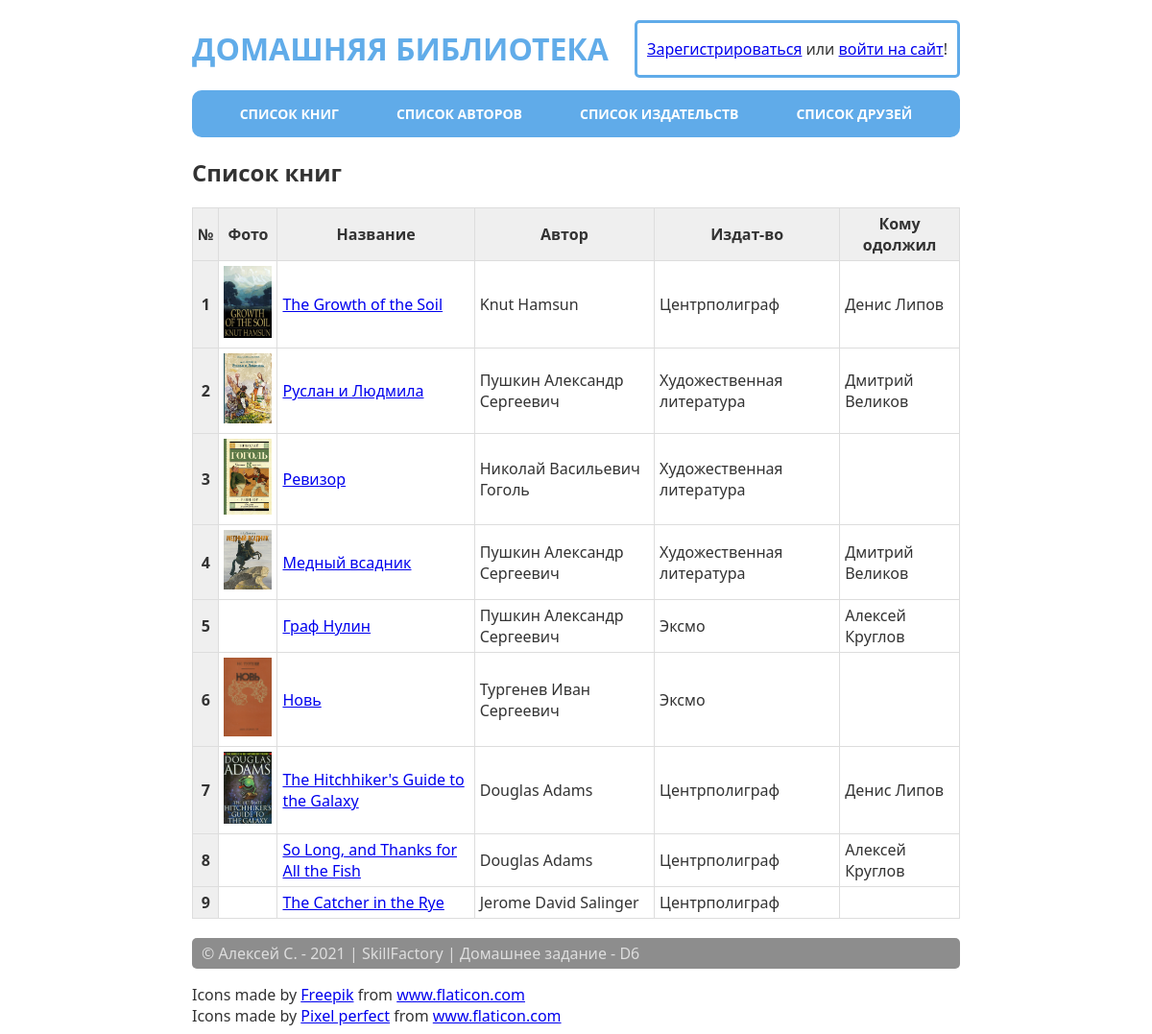
The page / on the database its author committed.
### home_library/models.py (models this page shows, shortened)
class Book(models.Model):
    ISBN = models.CharField(max_length=13,
                            verbose_name=_("Международный стандартный "
                                           "книжный номер"))
    title = models.TextField(verbose_name=_("Название"))
    description = models.TextField(verbose_name=_("Аннотация"))
    year_release = models.SmallIntegerField(verbose_name=_("Год издания"))
    copy_count = models.SmallIntegerField(verbose_name=_("Число копий"), null=True)
    price = models.DecimalField(max_digits=12, decimal_places=2, null=True,
                                verbose_name=_("Цена"))
    author = models.ForeignKey("home_library.Author", on_delete=models.CASCADE,
                               verbose_name=_("Автор"), related_name="book_author")
    publisher = models.ForeignKey("home_library.publisher", on_delete=SET_NULL, null=True,
                                  verbose_name=_("Издательство"), related_name="book_publisher")
    friends = models.ForeignKey("home_library.Friend", on_delete=SET_NULL, null=True, verbose_name=_("Должник"), related_name="book_friend")
    photo = models.ImageField(upload_to='book_photo', blank=True, verbose_name=_("Изображение книги"), null=True)

class Author(models.Model):
    full_name = models.TextField(verbose_name=_("Имя автора"))
    birth_year = models.SmallIntegerField(verbose_name=_("Год рожения"))
    country = models.CharField(max_length=2, verbose_name=_("Страна"))

class Publisher(models.Model):
    name = models.TextField(verbose_name='Название')
    address = models.TextField(verbose_name='Юридический адрес')
    web = models.TextField(verbose_name='Web-сайт')

class Friend(models.Model):
    full_name = models.TextField(verbose_name=_("Имя друга"))
    address = models.TextField(verbose_name=_("Адрес"))
    phone = models.TextField(verbose_name=_("Телефон"))

### home_library/views.py (the view)
# urls.py: path('', BookList.as_view(), name='index'),
class BookList(authView, ListView):
    model = Book
    context_object_name = "books"
    template_name = "book_list.html"

### home_library/views.py (called while the page is built)
    def get_context_data(self, **kwargs):
        context = super().get_context_data(**kwargs)
        context['show_login'] = True
        if self.request.user.is_authenticated:
            context['username'] = self.request.user.username
            if SocialAccount.objects.filter(user=self.request.user).exists():
                context['extra_data'] = SocialAccount.objects.get(user=self.request.user).extra_data
        return context

### templates/home_library/book_list.html (shortened to what this page needs)
{% extends 'base.html' %}
{% block extra_content %}
{% load static %}
<h2>Cписок книг</h2>
<table class="table-book">
    <thead>
        <tr>
            <th scope="col">№</th>
            <th scope="col">Фото</th>
            <th scope="col">Название</th>
            <th scope="col">Автор</th>
            <th scope="col">Издат-во</th>
            <th scope="col" colspan="2">Кому одолжил</th>
        </tr>
    </thead>
    {% for book in books %}
    <tr>
        <th scope="row">{{ forloop.counter }}</th>
        <td>
            {% if book.photo %}
            <img src="{{ book.photo.url }}" alt="" width="50px" height="auto">
            {% endif %}
        </td>
        <td><a href="{% url 'home_library:book_detail' book.pk %}">{{ book.title }}</a></td>
        <td>{{ book.author.full_name }}</td>
        <td>{{ book.publisher.name }}</td>
        <td>{{ book.friends.full_name }}</td>
    </tr>
    {% endfor %}
</table>
{% endblock %}

### templates/home_library/base.html (shortened to what this page needs)
<!DOCTYPE html>
<html lang="en">
{% load static %}
<head>
    <link rel="stylesheet" href="{% static 'css/style.css' %}">
</head>
<body>
    <div class="wrapper">
        <header>
            <div>
                <h1><a href="{% url 'home_library:index' %}"> Домашняя библиотека</h1></a>
            </div>
            {% if show_login %}
            <div class="header-account">
                {% if username %}
                {% if extra_data.avatar_url %}
                <img src="{{ extra_data.avatar_url }}" alt="" width="50px" height="auto">
                {% endif %}
                <p>Привет, <a href="{% url 'home_library:user_edit' user.id %}">
                        {{ username }}
                    </a> ! <a href="/accounts/logout"> Выйти</a></p>
                {% else %}
                <p><a href="/accounts/signup/">Зарегистрироваться</a> или <a href="/accounts/login/">войти на
                        сайт</a>!</p>
                {% endif %}
            </div>
            {% endif %}
        </header>
        <aside>
            <div class="menu">
                <a class="menu_item" href="{% url 'home_library:index' %}">Список книг</a>
                <a class="menu_item" href="{% url 'home_library:authors' %}">Список авторов</a>
                <a class="menu_item" href="{% url 'home_library:publishers' %}">Список издательств</a>
                <a class="menu_item" href="{% url 'home_library:friends' %}">Список друзей</a>
            </div>
        </aside>
        <main>
            {% block extra_content %}
            {% endblock %}
        </main>
        <footer>
            <p>&copy; Алексей С. - 2021 | SkillFactory | Домашнее задание - D6</p>
            <div>Icons made by <a href="https://www.freepik.com" title="Freepik">Freepik</a> from <a
                    href="https://www.flaticon.com/" title="Flaticon">www.flaticon.com</a></div>
            <div>Icons made by <a href="https://www.flaticon.com/authors/pixel-perfect" title="Pixel perfect">Pixel
                    perfect</a> from <a href="https://www.flaticon.com/" title="Flaticon">www.flaticon.com</a></div>
        </footer>
    </div>
</body>
</html>

### static/css/style.css (style rules this page uses)
body { font-family: 'Segoe UI', Tahoma, Geneva, Verdana, sans-serif; color: #333; }
header, aside, main, footer { max-width: 800px; margin: 0 auto; }
header { display: flex; justify-content: space-between; align-items: center; }
header h1 a { text-decoration: none; text-transform: uppercase; color: rgba(57, 151, 228, 0.8); }
footer p { color: #dddddd; padding: 5px 10px; background-color: rgb(141, 141, 141); border-radius: 5px; }
.menu { margin: 0 auto; display: flex; justify-content: center; background-color: rgba(57, 151, 228, 0.8); border-radius: 10px; }
.menu_item { padding: 15px 30px; text-transform: uppercase; font-size: 14px; color: #ffffff; font-weight: bold; text-decoration: none; }
.table-book { width: 100%; margin-bottom: 20px; border: 1px solid #dddddd; border-collapse: collapse; }
.table-book th { font-weight: bold; padding: 5px; background: #efefef; border: 1px solid #dddddd; }
.table-book td { border: 1px solid #dddddd; padding: 5px; }
.header-account { min-width: 200px; border: 3px solid rgba(57, 151, 228, 0.8); display: flex; align-items: center; padding: 0 10px; border-radius: 5px; }

### rows shown on the page
Book: photo (picture), title "The Growth of the Soil", author.full_name "Knut Hamsun", publisher.name "Центрполиграф", friends.full_name "Денис Липов"
Book: photo (picture), title "Руслан и Людмила", author.full_name "Пушкин Александр Сергеевич", publisher.name "Художественная литература", friends.full_name "Дмитрий Великов"
Book: photo (picture), title "Ревизор", author.full_name "Николай Васильевич Гоголь", publisher.name "Художественная литература"
Book: photo (picture), title "Медный всадник", author.full_name "Пушкин Александр Сергеевич", publisher.name "Художественная литература", friends.full_name "Дмитрий Великов"
Book: title "Граф Нулин", author.full_name "Пушкин Александр Сергеевич", publisher.name "Эксмо", friends.full_name "Алексей Круглов"
Book: photo (picture), title "Новь", author.full_name "Тургенев Иван Сергеевич", publisher.name "Эксмо"
Book: photo (picture), title "The Hitchhiker's Guide to the Galaxy", author.full_name "Douglas Adams", publisher.name "Центрполиграф", friends.full_name "Денис Липов"
Book: title "So Long, and Thanks for All the Fish", author.full_name "Douglas Adams", publisher.name "Центрполиграф", friends.full_name "Алексей Круглов"
Book: title "The Catcher in the Rye", author.full_name "Jerome David Salinger", publisher.name "Центрполиграф"
